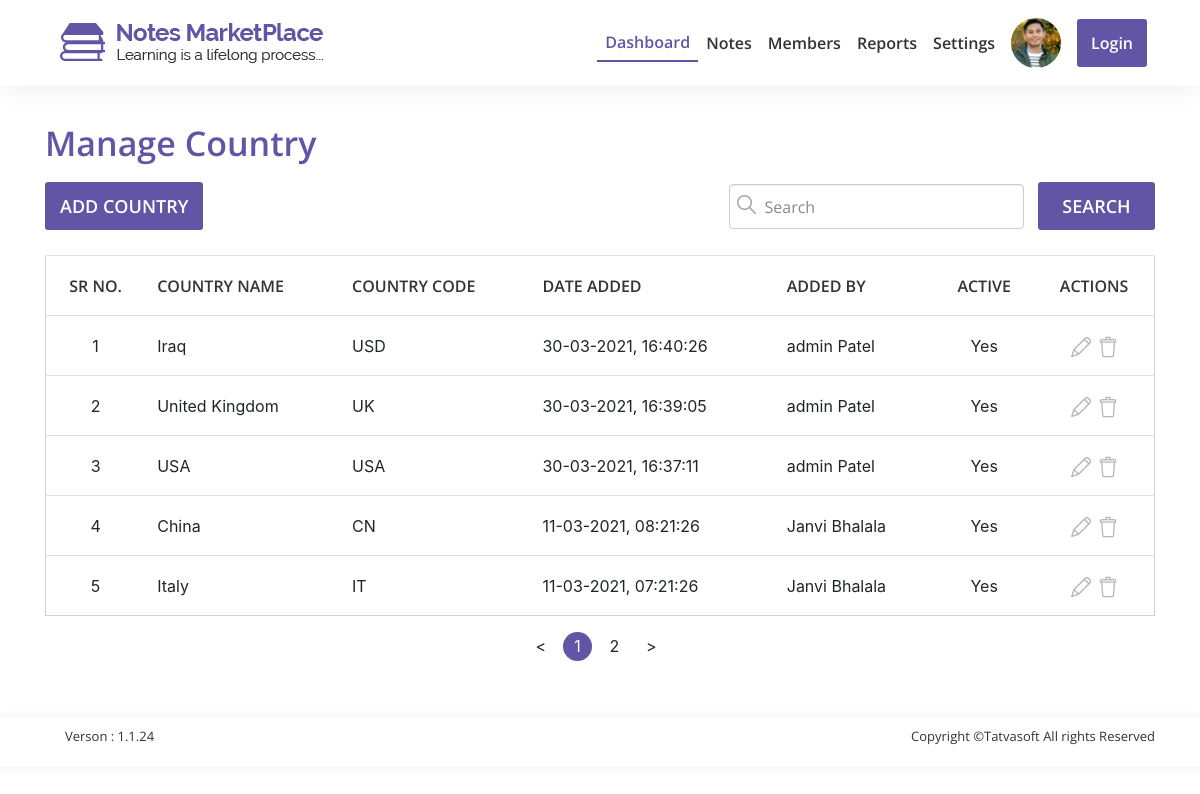
/admin/manage-country.php, run on the app's committed database.
### tables this page shows
CREATE TABLE `country` (
  `country_id` int(11) NOT NULL,
  `name` varchar(100) NOT NULL,
  `country_code` varchar(10) DEFAULT NULL,
  `created_date` datetime DEFAULT NULL,
  `created_by` int(11) DEFAULT NULL,
  `updated_date` datetime DEFAULT NULL,
  `updated_by` int(11) DEFAULT NULL,
  `is_active` bit(2) NOT NULL DEFAULT b'1'
);

CREATE TABLE `users` (
  `user_id` int(11) NOT NULL,
  `role_id` int(11) NOT NULL,
  `fname` varchar(50) NOT NULL,
  `lname` varchar(50) NOT NULL,
  `email` varchar(100) NOT NULL,
  `phone_code` varchar(5) DEFAULT NULL,
  `phone` varchar(20) DEFAULT NULL,
  `password` varchar(24) NOT NULL,
  `is_email_verfied` bit(2) NOT NULL DEFAULT b'0',
  `created_by` int(11) DEFAULT NULL,
  `created_date` datetime DEFAULT NULL,
  `updated_date` datetime DEFAULT NULL,
  `updated_by` int(11) DEFAULT NULL,
  `is_active` bit(2) DEFAULT b'1'
);

### admin/manage-country.php (the view, shortened to what this page needs)
<!DOCTYPE html>
<html lang="en">
<?php
    include "process/connection.php";
   $query="SELECT country_id, name, country_code, country.created_date, country.created_by,country.is_active,users.fname, users.lname FROM country JOIN users ON country.created_by=users.user_id ORDER BY country.created_date DESC";
    $result=mysqli_query($conn, $query);
?>
<head>
	<link rel="stylesheet" href="css/boostrap/bootstrap.min.css">
	<link rel="stylesheet" href="css/datatables/bootstrap.css">
	<link rel="stylesheet" href="css/animate/animate.min.css">
	<link rel="stylesheet" href="css/datatables/dataTables.bootstrap4.min.css">
	<link rel="stylesheet" href="css/style.css">
</head>
<body>
	<?php  include "includes/header.php" ?>
	<section id="manage-country">
		<div class="container">
			<div class="table-heading animated fadeInDown pt-4">
				<h2>Manage Country</h2>
			</div>
			<div class=" search-tab row ">
				<div class="col-md-auto  col-sm-12 animated slideInLeft">
					<a href="admin-add-country.php"> <button class="add-btn">Add Country</button></a>
				</div>
				<div class="col-md-auto col-sm-12 ml-auto animated slideInRight">
					<form>
						<div class="form-group ">
							<span class=" search-me">
								<img class=" field-icon-search" src="img/icons/search-icon.png">
								<input type="text" name="full-name" class="searchMeTable search-me form-search" placeholder="Search" />
							</span>
							<button class="search-btn">Search</button>
						</div>
					</form>
				</div>
			</div>
			<section class="table-container-row5  manage-table" id="manage-country-table">
				<div class="table-responsive animated slideInUp">
					<?php if($result && mysqli_num_rows($result) != 0){ ?>
					<table id="dashbord1" class="table  my-tables paginated">
						<thead>
							<tr>
								<td class="align-middle">Sr No.</td>
								<td class="align-middle">Country Name</td>
								<td class="align-middle">Country Code</td>
								<td class="align-middle">Date Added</td>
								<td class="align-middle">Added By</td>
								<td class="align-middle">Active</td>
								<td class="align-middle">Actions</td>
							</tr>
						</thead>
						<tbody>
							<?php $i=1;  while($row=mysqli_fetch_assoc($result)){ ?>
							<tr>
								<td><?php echo $i; ?></td>
								<td><?php echo $row['name']; ?></td>
								<td><?php echo $row['country_code']; ?></td>
								<td><?php
                                         $time=strtotime($row['created_date']);
                                          $t=date("d-m-Y, H:i:s", $time);
                                          echo $t;  ?></td>
								<td><?php echo $row['fname'].' '. $row['lname']; ?></td>
								<td>
									<?php if($row['is_active']==1){
											  echo "Yes";
										  }else{
											 echo "No";
										  }?></td>
								<td><img src="img/icons/edit.png" onclick="window.location.href = 'admin-add-country.php?id=<?php echo $row['country_id']; ?>';" class="img-responsive pr-2"><img src="img/icons/delete.png" onclick="window.location.href = 'process/deleteCountry.php?id=<?php echo $row['country_id']; ?>';" class="img-responsive"></td>
							</tr>
							<?php $i++; }?>
						</tbody>
					</table>
					<?php } else{?>
					<h5 class="text-center mt-3">No Record Found</h5>
					<?php } ?>
				</div>
			</section>
		</div>
	</section>
	<?php  include "includes/footer.php" ?>
</body>
</html>

### admin/css/style.css (style rules this page uses)
html, body { height: 100%; padding-top: 50px; }
section { background: #fff; overflow: hidden; width: 100%; }
.form-group { margin-bottom: 0; }
input::placeholder { color: #8a8a8a; font-size: 16px; font-weight: 400px; font-family: "Open Sans", sans-serif; }
.search-me .form-search, .search-me .form-control { padding-left: 35px; }
.field-icon-search { float: left; position: absolute; top: 13px; z-index: 2; margin-left: 8px; color: #333333 !important; }
button { font-family: "Open Sans", sans-serif; text-transform: uppercase; outline: 0; background-color: #6255a5; width: 100%; border: 0; padding: 10px; color: #FFFFFF; font-size: 18px; -webkit-transition: all 0.3 ease; transition: all 0.3 ease; cursor: pointer; font-weight: 600; border-radius: 3px; }
.search-btn { font-family: "Open Sans", sans-serif; text-transform: uppercase; cursor: pointer; background-color: #6255a5; margin: 0 0 20px 10px; width: 117px; font-weight: 600; font-size: 18px; border-radius: 3px; color: #fff; }
.add-btn { font-family: "Open Sans", sans-serif; text-transform: uppercase; cursor: pointer; background-color: #6255a5; margin: 0 0 20px 0; width: auto; padding-left: 15px; padding-right: 15px; font-weight: 600; font-size: 18px; border-radius: 3px; color: #fff; }
input, .rate, button { font-size: 16px; padding: 8px; }
button { min-width: 48px; min-height: 48px; }
table thead tr { font-family: "Open Sans", sans-serif; font-size: 16px; font-weight: 600; line-height: 20px; color: #333333; height: 60px; padding: 0; }
.table > tbody > tr > td { vertical-align: middle; height: 60px; font-size: 16px; }
.table > thead > tr > td { text-transform: uppercase; }
.my-tables { border: 1px solid #d1d1d1; }
.my-tables thead { width: 100%; }
.form-search { height: 45px; padding: 6px 10px; width: auto; font-size: 16px; line-height: 1.428571429; color: #555555; background-color: #fff; background-image: none; border: 1px solid #ccc; border-radius: 4px; -webkit-box-shadow: inset 0 1px 1px rgba(0, 0, 0, 0.075); box-shadow: inset 0 1px 1px rgba(0, 0, 0, 0.075); -webkit-transition: border-color ease-in-out 0.15s, box-shadow ease-in-out 0.15s; -o-transition: border-color ease-in-out 0.15s, box-shadow ease-in-out 0.15s; transition: border-color ease-in-out 0.15s, box-shadow ease-in-out 0.15s; margin-bottom: 20px; }
.search-tab .form-group { width: 100%; }
.search-tab { margin: 0 0 5px 0; width: inherit; }
.search-tab div { padding: 0; }
.table-container-row5 .table > tbody > tr > td:first-child, .table-container-row5 .table > thead > tr > td:first-child, .manage-table .table > tbody > tr > td:nth-last-child(-n+2), .manage-table .table > thead > tr > td:nth-last-child(-n+2) { text-align: center; }
.table-heading h2 { color: #6255a5; font-family: "Open Sans", sans-serif; font-weight: 600; font-size: 34px; line-height: 38px; margin-bottom: 20px; }

### data on the page
country: name "Iraq", country_code "USD", created_date "30-03-2021, 16:40:26", users.fname "admin", users.lname "Patel", is_active "Yes"
country: name "United Kingdom", country_code "UK", created_date "30-03-2021, 16:39:05", users.fname "admin", users.lname "Patel", is_active "Yes"
country: name "USA", country_code "USA", created_date "30-03-2021, 16:37:11", users.fname "admin", users.lname "Patel", is_active "Yes"
country: name "China", country_code "CN", created_date "11-03-2021, 08:21:26", users.fname "Janvi", users.lname "Bhalala", is_active "Yes"
country: name "Italy", country_code "IT", created_date "11-03-2021, 07:21:26", users.fname "Janvi", users.lname "Bhalala", is_active "Yes"
